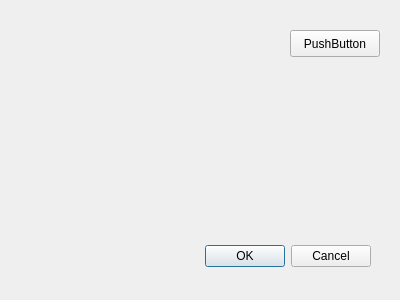
<?xml version="1.0" encoding="UTF-8"?>
<ui version="4.0">
 <class>testDialog</class>
 <widget class="QDialog" name="testDialog">
  <property name="geometry">
   <rect>
    <x>0</x>
    <y>0</y>
    <width>400</width>
    <height>300</height>
   </rect>
  </property>
  <property name="windowTitle">
   <string>Dialog</string>
  </property>
  <widget class="QDialogButtonBox" name="buttonBox">
   <property name="geometry">
    <rect>
     <x>30</x>
     <y>240</y>
     <width>341</width>
     <height>32</height>
    </rect>
   </property>
   <property name="orientation">
    <enum>Qt::Horizontal</enum>
   </property>
   <property name="standardButtons">
    <set>QDialogButtonBox::Cancel|QDialogButtonBox::Ok</set>
   </property>
  </widget>
  <widget class="QPushButton" name="pushButton">
   <property name="geometry">
    <rect>
     <x>290</x>
     <y>30</y>
     <width>90</width>
     <height>27</height>
    </rect>
   </property>
   <property name="text">
    <string>PushButton</string>
   </property>
  </widget>
 </widget>
 <resources/>
 <connections>
  <connection>
   <sender>buttonBox</sender>
   <signal>accepted()</signal>
   <receiver>testDialog</receiver>
   <slot>accept()</slot>
   <hints>
    <hint type="sourcelabel">
     <x>248</x>
     <y>254</y>
    </hint>
    <hint type="destinationlabel">
     <x>157</x>
     <y>274</y>
    </hint>
   </hints>
  </connection>
  <connection>
   <sender>buttonBox</sender>
   <signal>rejected()</signal>
   <receiver>testDialog</receiver>
   <slot>reject()</slot>
   <hints>
    <hint type="sourcelabel">
     <x>316</x>
     <y>260</y>
    </hint>
    <hint type="destinationlabel">
     <x>286</x>
     <y>274</y>
    </hint>
   </hints>
  </connection>
 </connections>
</ui>
